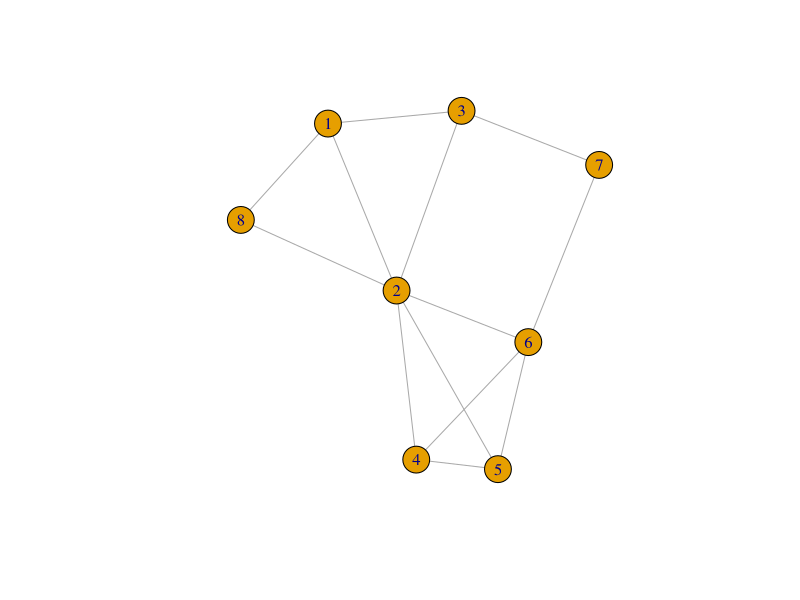
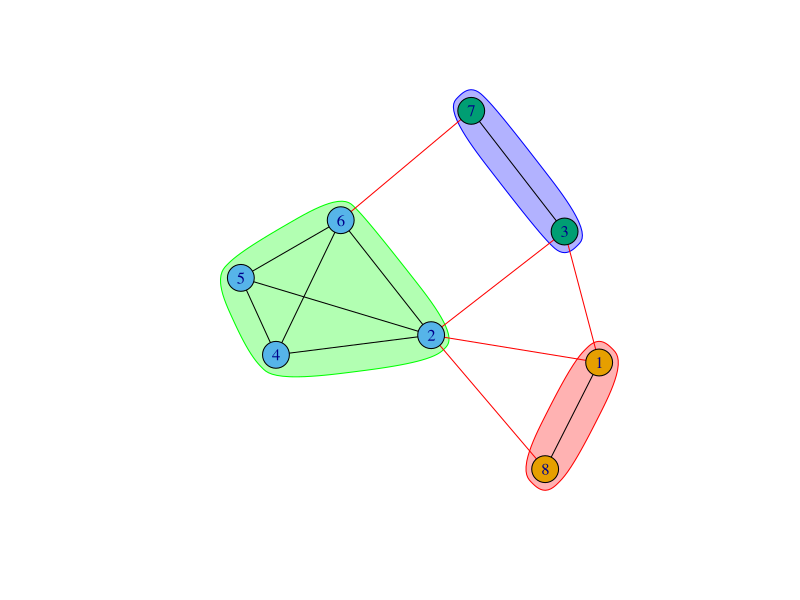

The R script that drew these images, in order:
install.packages("igraph")
library(igraph)

edges <- c(1, 2, 1, 3, 1, 8,
           2, 3, 2, 4, 2, 5, 2, 6, 2, 8,
           3, 7,
           4, 5, 4, 6 ,
           5, 6,
           6, 7
)

g <- graph(edges = edges, directed = FALSE)

plot(g)

communities_gn <- cluster_edge_betweenness(g)
print(communities_gn)
print(membership(communities_gn))
plot(communities_gn, g)

cliques <- cliques(g, min=3, max=3)
print(cliques)